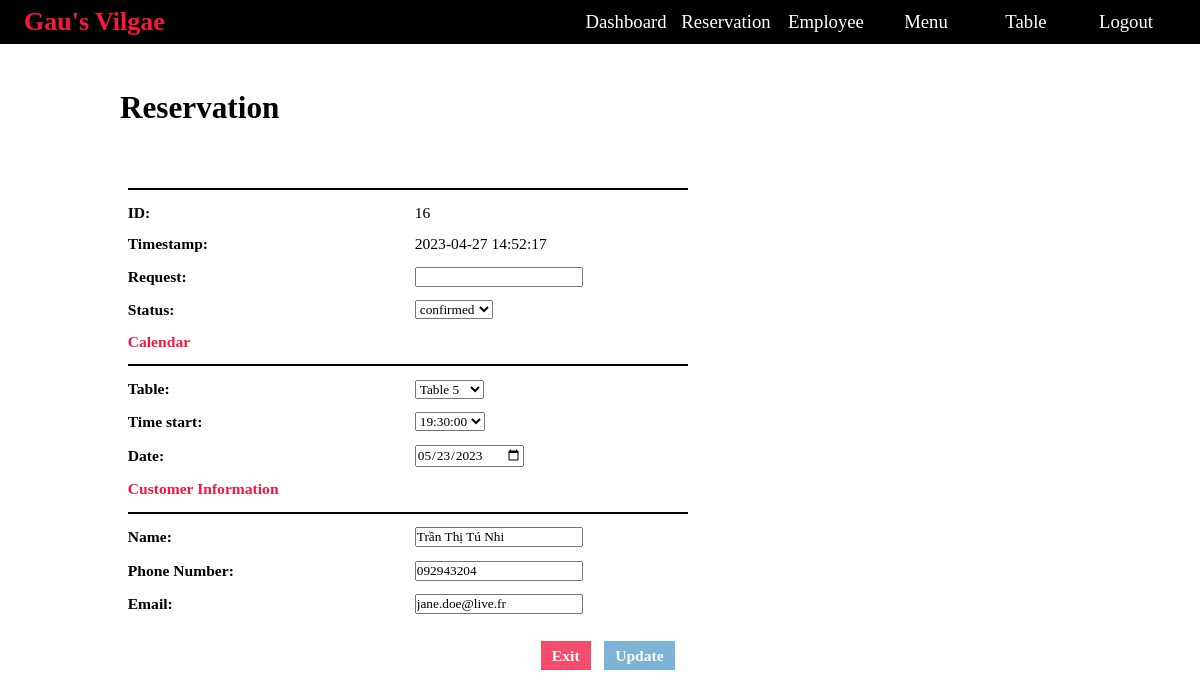
The app's page /admin/update-reservation.php?id=16 (signed in) with its own data.
### tables this page shows
CREATE TABLE IF NOT EXISTS `tbl_reservation` (
  `id` int NOT NULL AUTO_INCREMENT,
  `id_khach_hang` int NOT NULL,
  `id_lich_dat_ban` int NOT NULL,
  `request` varchar(255) NOT NULL,
  `status` varchar(20) NOT NULL,
  `timestamp` timestamp NOT NULL DEFAULT CURRENT_TIMESTAMP,
  PRIMARY KEY (`id`)
);

CREATE TABLE IF NOT EXISTS `tbl_lich_dat_ban` (
  `id` int NOT NULL AUTO_INCREMENT,
  `id_khung_gio` int NOT NULL,
  `id_ban` int NOT NULL,
  `ngay_den` date NOT NULL,
  PRIMARY KEY (`id`)
);

CREATE TABLE IF NOT EXISTS `tbl_customer` (
  `id` int NOT NULL AUTO_INCREMENT,
  `full_name` varchar(100) NOT NULL,
  `phone` int NOT NULL,
  `email` varchar(30) NOT NULL,
  PRIMARY KEY (`id`)
);

### admin/update-reservation.php (the view, shortened to what this page needs)
<?php include('partials/head.php'); ?>
<?php
    $rsv_id = $_GET['id'];
    $sql = "SELECT * FROM tbl_reservation WHERE id=$rsv_id";
    $res = mysqli_query($conn, $sql);
    $count = mysqli_num_rows($res);
    if($count == 1)
    {
        $row = mysqli_fetch_assoc($res);
        $cus_id = $row['id_khach_hang'];
        $calendar_id = $row['id_lich_dat_ban'];
        $rsv_timestamp = $row['timestamp'];
        $rsv_request = $row['request'];
        $rsv_status = $row['status'];
    }
    $sql = "SELECT * FROM tbl_lich_dat_ban, tbl_khung_gio WHERE tbl_lich_dat_ban.id=$calendar_id
    AND tbl_lich_dat_ban.id_khung_gio=tbl_khung_gio.id";
    $res = mysqli_query($conn, $sql);
    $count = mysqli_num_rows($res);
    if($count == 1)
    {
        $row = mysqli_fetch_assoc($res);
        $time_start = $row['time_start'];
        $date = $row['ngay_den'];
    }
    $sql = "SELECT tbl_table.id, tbl_table.name FROM tbl_lich_dat_ban, tbl_table WHERE tbl_lich_dat_ban.id_ban=tbl_table.id
    AND tbl_lich_dat_ban.id=$calendar_id";
    $res = mysqli_query($conn, $sql);
    $count = mysqli_num_rows($res);
    if($count == 1)
    {
        $row = mysqli_fetch_assoc($res);
        $table_id = $row['id'];
    }
    $sql = "SELECT * FROM tbl_customer WHERE id=$cus_id";
    $res = mysqli_query($conn, $sql);
    $count = mysqli_num_rows($res);
    if($count == 1)
    {
        $row = mysqli_fetch_assoc($res);
        $cus_name = $row['full_name'];
        $cus_phone = $row['phone'];
        $cus_email = $row['email'];
    }
?>
<div class="main-content">
    <div class="ct-box">
        <br><br>
        <h1>Reservation</h1>
        <br><br><br><br><br>
        <form action="" method="post">
            <table class="tbl-rsv">
                <tr>
                    <td colspan="2"><div class="line"></div></td>
                </tr>
                <tr>
                    <td><p style="font-weight: bold">ID: </p></td>
                    <td>
                        <p><?php echo $rsv_id ?></p>
                    </td>
                </tr>
                <tr>
                    <td><p style="font-weight: bold">Timestamp: </p></td>
                    <td>
                        <p><?php echo $rsv_timestamp; ?></p>
                    </td>
                </tr>
                <tr>
                    <td><p style="font-weight: bold">Request: </p></td>
                    <td>
                        <input type="text" name="rsv_request" value="<?php echo $rsv_request; ?>">
                    </td>
                </tr>
                <tr>
                    <td><p style="font-weight: bold">Status: </p></td>
                    <td>
                    <select name="rsv_status">
                        <option <?php if($rsv_status == "confirmed") {echo "selected";} ?> value="confirmed">confirmed</option>
                    </select>
                    </td>
                </tr>
                <tr>
                    <td colspan="2" style="font-weight: bold" class="text-red">Calendar</td>
                </tr>
                <tr>
                    <td colspan="2"><div class="line"></div></td>
                </tr>
                <tr>
                    <td><p style="font-weight: bold">Table: </p></td>
                    <td>
                        <select name="table">
                            <?php
                                $sql2 = "SELECT * FROM tbl_table";
                                $res2 = mysqli_query($conn, $sql2);
                                if($res2 == true)
                                {
                                    $count2 = mysqli_num_rows($res2);
                                    if($count2 > 0)
                                    {
                                        while($row2=mysqli_fetch_assoc($res2))
                                        {
                                            $tbl_id = $row2['id'];
                                            $tbl_name = $row2['name'];
                                            ?>
                                            <option <?php if($tbl_id == $table_id) {echo "selected"; }?> value="<?php echo $tbl_id; ?>"><?php echo $tbl_name; ?></option>
                                            <?php
                                        }
                                    }
                                    else
                                    {
                                        ?>
                                        <option value="0">No Table Found</option>
                                        <?php
                                    }
                                }
                            ?>
                        </select>
                    </td>
                </tr>
                <tr>
                    <td><p style="font-weight: bold">Time start: </p></td>
                    <td>
                        <select name="time">
                            <?php
                                $sql = "SELECT * FROM tbl_khung_gio";
                                $res = mysqli_query($conn, $sql);
                                if($res == true)
                                {
                                    $count = mysqli_num_rows($res);
                                    if($count > 0)
                                    {
                                        while($row=mysqli_fetch_assoc($res))
                                        {
                                            $time_id = $row['id'];
                                            $time = $row['time_start'];
                                            ?>
                                            <option <?php if($time == $time_start) {echo "selected";} ?> value="<?php echo $time_id; ?>"><?php echo $time; ?></option>
                                            <?php
                                        }
                                    }
                                    else
                                    {
                                        ?>
                                        <option value="0">No Time Found</option>
                                        <?php
                                    }
                                }
                            ?>
                        </select>
                    </td>
                </tr>
                <tr>
                    <td><p style="font-weight: bold">Date: </p></td>
                    <td>
                        <input type="date" name="date" value="<?php echo $date; ?>">
                    </td>
                </tr>
                <tr>
                    <td colspan="2" style="font-weight: bold" class="text-red">Customer Information</td>
                </tr>
                <tr>
                    <td colspan="2"><div class="line"></div></td>
                </tr>
                <tr>
                    <td><p style="font-weight: bold">Name: </p></td>
                    <td>
                        <input type="text" name="cus_name" value="<?php echo $cus_name; ?>">
                    </td>
                </tr>
                <tr>
                    <td><p style="font-weight: bold">Phone Number: </p></td>
                    <td>
                        <input type="text" name="cus_phone" value="<?php echo "0".$cus_phone; ?>">
                    </td>
                </tr>
                <tr>
                    <td><p style="font-weight: bold">Email: </p></td>
                    <td>
                        <input type="text" name="cus_email" value="<?php echo $cus_email; ?>">
                    </td>
                </tr>
                <tr>
                    <td colspan="2">
                    </td>
                </tr>
                <tr>
                    <td></td>
                    <td>
                        <input type="submit" name="update" value="Update" class="btn-scd btn-sub">
                        <input type="submit" value="Exit" name="exit" class="btn-prm btn-sub">
                    </td>
                </tr>
            </table>
        </form>
    </div>
</div>
<?php include("partials/footer.php"); ?>

### css/admin.css (style rules this page uses)
* { margin: 0; padding: 0; font-family: Cambria, Cochin, Georgia, Times, 'Times New Roman', serif; box-sizing: border-box; }
html { font-size: 65%; scroll-behavior: smooth; }
.text-red { color:#FA163F; }
.main-content { width: 100%; }
.ct-box { width: 80%; margin: 2% auto; }
.ct-box h1 { font-size: 3rem; }
table tr td { padding: 1%; text-align: center; }
.btn-prm { text-decoration: none; background-color: #f34d6b; color: white; padding: 0.5%; font-weight: bold; border: 3px; font-size: 1.5rem; }
.btn-scd { text-decoration: none; background-color: #7db3d4; color: white; padding: 1%; font-size: 1.5rem; font-weight: bold; border: 3px #7db3d4; }
.line { width: 100%; border: 1px solid black; background-color: black; }
.btn-sub { padding: 2% 4%; margin-right: 5%; float: right; }
.tbl-rsv { width: 60%; font-size: 1.5rem; }
.tbl-rsv tr td { padding: 1%; text-align: left; width: 50%; }

### records on screen
tbl_reservation: timestamp "2023-04-27 14:52:17", rsv_status "confirmed"
tbl_lich_dat_ban: date "05/23/2023"
tbl_customer: cus_name "Trần Thị Tú Nhi", cus_phone "092943204", cus_email "jane.doe@live.fr"

### other values on screen
$rsv_id "16"
form field table "Table 5"
form field time "19:30:00"
